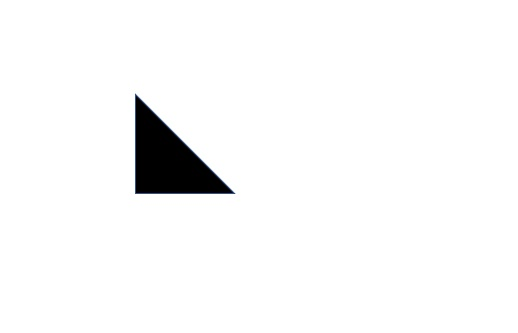
//> input picture Classification/triangle2.jpg, 518 x 333 px
$ ./소스   (built with g++ and OpenCV 4)
//> lines starting //> are read from the running program, lines starting //| are printed output that depends on the picture; after the words box and inside, x2 and y2 are one past the last pixel; in counts of white or black regions, pixels touching at a corner belong together
#include "opencv2/opencv.hpp"
#include <iostream>
#include <string>

using namespace cv;
using namespace std;


void Label(Mat& image, string str, vector<Point> contour)
{
	int fontface = FONT_HERSHEY_SIMPLEX;
	double scale = 1;
	int thickness = 1;
	int baseline = 0;

	Size text = getTextSize(str, fontface, scale, thickness, &baseline);
	Rect r = boundingRect(contour);

	Point pt(r.x + ((r.width - text.width) / 2), r.y + ((r.height + text.height) / 2));
	rectangle(image, pt + Point(0, baseline), pt + Point(text.width, -text.height), CV_RGB(200, 200, 200), FILLED);
	putText(image, str, pt, fontface, scale, CV_RGB(0, 0, 0), thickness, 8);
}


int main(int, char**)
{
	Mat input, result, gray;

	input = imread("triangle2.jpg", IMREAD_COLOR); //Load Image
//> input is the input picture: 333 rows x 518 cols, CV_8UC3; mean B, G, R 247.7, 247.7, 247.6
	if (input.empty())
	{
		cout << "Error" << std::endl;
		return -1;
	}


	cvtColor(input, gray, COLOR_BGR2GRAY); //GrayScale

	Mat binary_image;
	threshold(gray, gray, 125, 255, THRESH_BINARY_INV | THRESH_OTSU); //Binarization
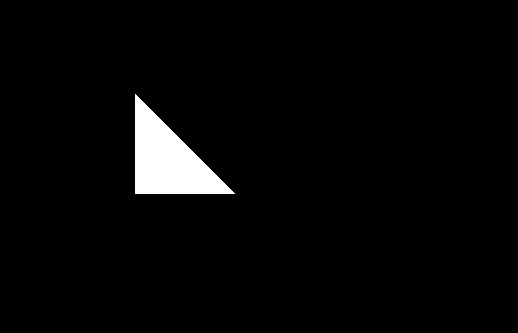
//> gray: 333 rows x 518 cols, CV_8UC1; 2.9% white; 1 white region


	vector<vector<Point> > contours;
	findContours(gray, contours, RETR_LIST, CHAIN_APPROX_SIMPLE); //Find Contour
//> contours = 1 contour; box (x1, y1, x2, y2) and area: (135, 94, 235, 194) 4900

	vector<Point2f> approx; //Approximation Contour
	result = input.clone();

	for (size_t i = 0; i < contours.size(); i++)
	{
		approxPolyDP(Mat(contours[i]), approx, arcLength(Mat(contours[i]), true) * 0.02, true);

		if (fabs(contourArea(Mat(approx))) > 100)  // Area Size > 100
		{

			int size = approx.size();

			// Draw approximate line
			if (size % 2 == 0) {
				line(result, approx[0], approx[approx.size() - 1], Scalar(0, 255, 0), 3);

				for (int k = 0; k < size - 1; k++)
					line(result, approx[k], approx[k + 1], Scalar(0, 255, 0), 3);

				for (int k = 0; k < size; k++)
					circle(result, approx[k], 3, Scalar(0, 0, 255));
			}
			else {
				line(result, approx[0], approx[approx.size() - 1], Scalar(0, 255, 0), 3);

				for (int k = 0; k < size - 1; k++)
					line(result, approx[k], approx[k + 1], Scalar(0, 255, 0), 3);

				for (int k = 0; k < size; k++)
					circle(result, approx[k], 3, Scalar(0, 0, 255));
			}


			//Define Circle or Triangle
			if (size == 3)
				Label(result, "triangle", contours[i]);

			else if (size == 8 && isContourConvex(Mat(approx)))
				Label(result, "circle", contours[i]);


		}

	}
//> this loop made 1 pass
//> (approx, size, baseline in Label, text in Label, r in Label, pt in Label) on pass 1: (3 Points (x, y): [135, 94], [135, 193], [234, 193], 3, 10, Size(117, 22), Rect(135, 94, 100, 100), Point(127, 155))
//> pass 1, in Label, `putText(image, str, pt, fontface, scale, CV_RGB(0, 0, 0), thickness, 8);`:
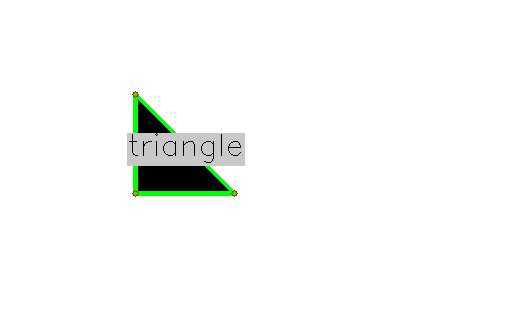
//> image: 333 rows x 518 cols, CV_8UC3; mean B, G, R 248, 249.6, 248


	imshow("input", input);
	imshow("result", result);


	waitKey(0);

	return 0;
}

$ run again, with Classification/triangle1.jpg copied over Classification/triangle2.jpg
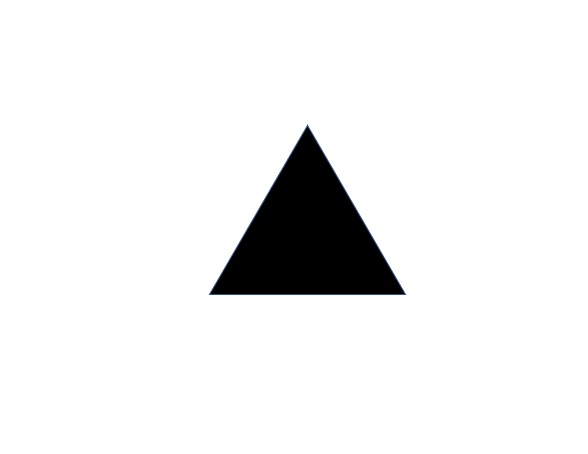
//> input picture Classification/triangle1.jpg, 588 x 454 px
//> input is the input picture: 454 rows x 588 cols, CV_8UC3; mean B, G, R 239.2, 239.1, 239
//> `threshold(gray, gray, 125, 255, THRESH_BINARY_INV | THRESH_OTSU);`:
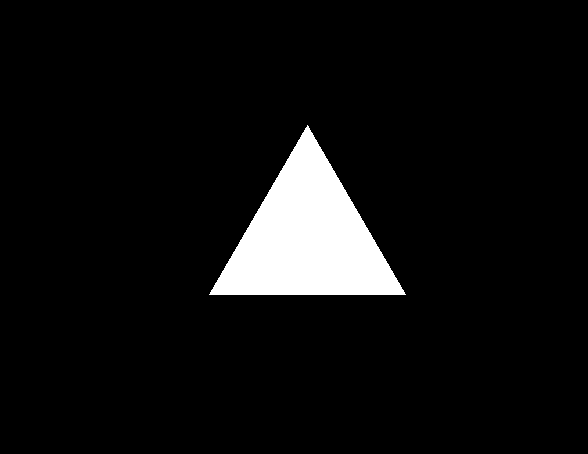
//> gray: 454 rows x 588 cols, CV_8UC1; 6.3% white; 1 white region
//> contours = 1 contour; box (x1, y1, x2, y2) and area: (209, 125, 406, 295) 16528
//> the loop `for (size_t i = 0; i < contours.size(); i++)` made 1 pass
//> (approx, size, baseline in Label, text in Label, r in Label, pt in Label) on pass 1: (3 Points (x, y): [405, 294], [307, 125], [209, 294], 3, 10, Size(117, 22), Rect(209, 125, 197, 170), Point(249, 221))
//> pass 1, in Label, `putText(image, str, pt, fontface, scale, CV_RGB(0, 0, 0), thickness, 8);`:
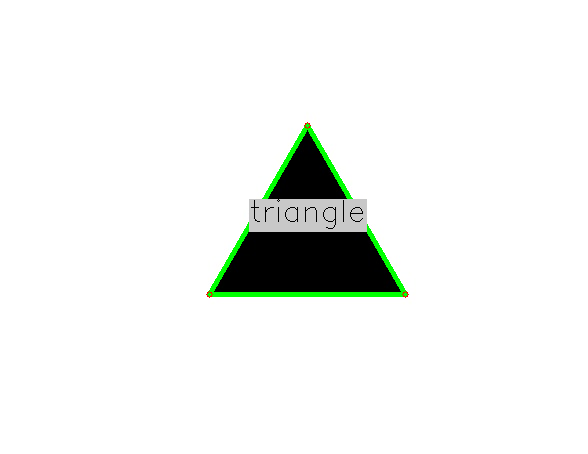
//> image: 454 rows x 588 cols, CV_8UC3; mean B, G, R 240.2, 242.6, 240.2

$ run again, with Classification/circle.jpg copied over Classification/triangle2.jpg
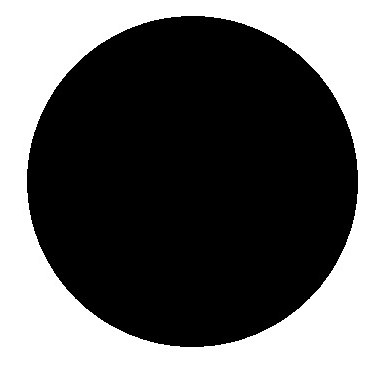
//> input picture Classification/circle.jpg, 389 x 388 px
//> input is the input picture: 388 rows x 389 cols, CV_8UC3; min 0, max 255, mean 109.8
//> `threshold(gray, gray, 125, 255, THRESH_BINARY_INV | THRESH_OTSU);`:
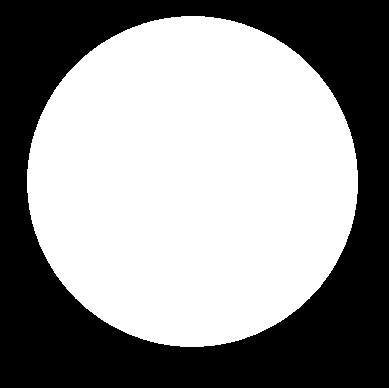
//> gray: 388 rows x 389 cols, CV_8UC1; 57% white; 1 black region
//> contours = 1 contour; box (x1, y1, x2, y2) and area: (27, 16, 358, 347) 85496
//> the loop `for (size_t i = 0; i < contours.size(); i++)` made 1 pass
//> (size, baseline in Label, text in Label, r in Label, pt in Label) on pass 1: (8, 10, Size(84, 22), Rect(27, 16, 331, 331), Point(150, 192))
//> pass 1, in Label, `putText(image, str, pt, fontface, scale, CV_RGB(0, 0, 0), thickness, 8);`:
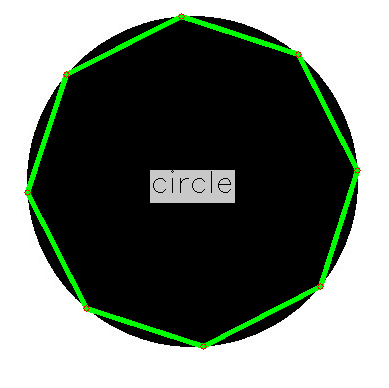
//> image: 388 rows x 389 cols, CV_8UC3; mean B, G, R 113, 121.5, 113.2
//> after the loop `for (size_t i = 0; i < contours.size(); i++)`: approx = 8 Points (x, y): [181, 16], [66, 74], [27, 192], [86, 308], [203, 346], [320, 286], [357, 170], [298, 54]

$ run again, with Classification/circle1.jpg copied over Classification/triangle2.jpg
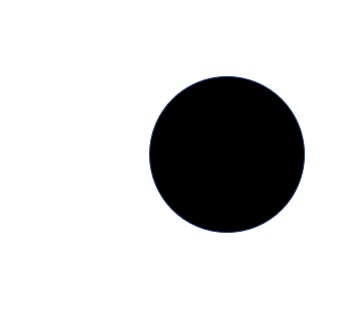
//> input picture Classification/circle1.jpg, 356 x 311 px
//> input is the input picture: 311 rows x 356 cols, CV_8UC3; mean B, G, R 211.3, 211.1, 211
//> `threshold(gray, gray, 125, 255, THRESH_BINARY_INV | THRESH_OTSU);`:
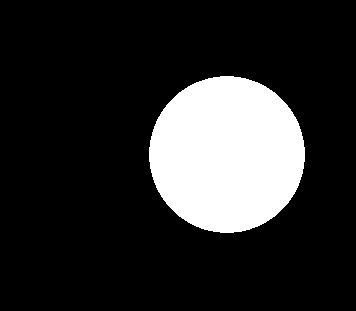
//> gray: 311 rows x 356 cols, CV_8UC1; 17.3% white; 1 white region
//> contours = 1 contour; box (x1, y1, x2, y2) and area: (149, 76, 305, 233) 18933
//> the loop `for (size_t i = 0; i < contours.size(); i++)` made 1 pass
//> (size, baseline in Label, text in Label, r in Label, pt in Label) on pass 1: (8, 10, Size(84, 22), Rect(149, 76, 156, 157), Point(185, 165))
//> pass 1, in Label, `putText(image, str, pt, fontface, scale, CV_RGB(0, 0, 0), thickness, 8);`:
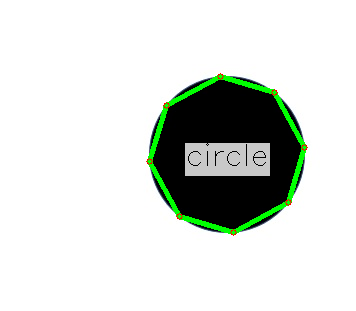
//> image: 311 rows x 356 cols, CV_8UC3; mean B, G, R 215.5, 220.7, 215.6
//> after the loop `for (size_t i = 0; i < contours.size(); i++)`: approx = 8 Points (x, y): [220, 76], [166, 105], [149, 161], [179, 216], [233, 232], [288, 202], [304, 147], [274, 92]
